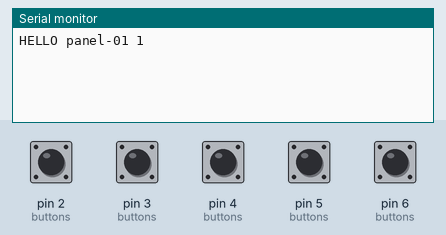
This sketch was run on a simulated Arduino Uno, built with avr-gcc and run on an emulated ATmega328P. Parts: the last lines printed to the serial monitor. Inputs (shaded band) come from the test bench; at power-on: pin 2 (buttons), pin 3 (buttons), pin 4 (buttons), pin 5 (buttons), pin 6 (buttons) HIGH.

Above: at 1.2 s.
1.3 s: pin 2 (buttons) pulled LOW for 0.15 s
At 2.4 s:
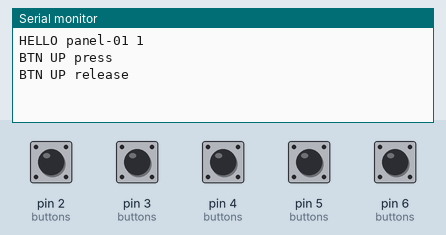
2.9 s: pin 3 (buttons) pulled LOW for 0.15 s
At 3.7 s:
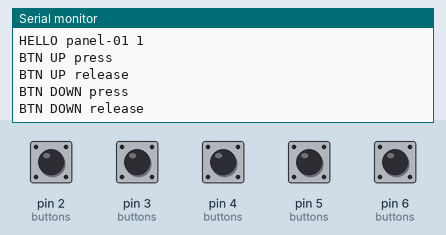
4.5 s: pin 4 (buttons) pulled LOW for 0.15 s
At 5.8 s:
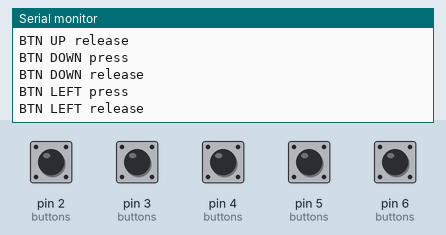
6.1 s: pin 5 (buttons) pulled LOW for 0.15 s
At 7.3 s:
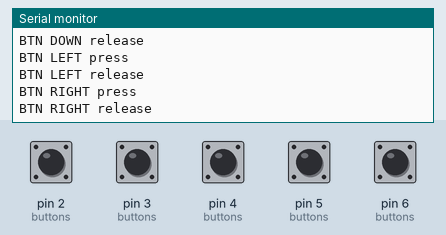
7.7 s: pin 6 (buttons) pulled LOW for 0.15 s
At 8.5 s:
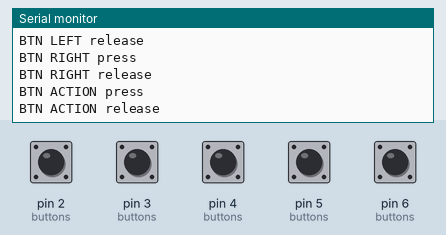

The sketch:

arduino.ino
```cpp
/*
 * Control del Reactor - Firmware del panel de 5 botones.
 * (El archivo se llama arduino.ino porque el Arduino IDE exige que coincida con el nombre de su carpeta.)
 *
 * Lee los botones (ARRIBA, ABAJO, IZQUIERDA, DERECHA, ACCION) y envia cada
 * cambio al PC por el puerto serial USB, una linea de texto por evento.
 * Formato completo en hardware/README.md (seccion "Comunicacion USB").
 *
 *   Arduino -> PC:  HELLO <deviceId> <version>   (al iniciar y al recibir "WHO")
 *                   BTN <BOTON> press|release
 *   PC -> Arduino:  WHO                          (pide repetir el HELLO)
 *
 * Conexion: cada boton entre su pin y GND (se usa la resistencia pull-up interna).
 */

#include <Arduino.h>

// ---- Configuracion -------------------------------------------------------
static const char DEVICE_ID[] = "panel-01";   // Debe ser unico por panel
static const uint8_t PROTOCOL_VERSION = 1;
static const unsigned long BAUD_RATE = 9600;
static const unsigned long DEBOUNCE_MS = 20;  // Tiempo que la lectura debe ser estable

struct Button {
  const char *name;        // Codigo del protocolo (PROTOCOL.md)
  uint8_t pin;
  bool pressed;            // Estado ya notificado al PC
  bool lastReading;        // Ultima lectura cruda
  unsigned long lastChange;
};

static Button buttons[] = {
  {"UP",     2, false, false, 0},
  {"DOWN",   3, false, false, 0},
  {"LEFT",   4, false, false, 0},
  {"RIGHT",  5, false, false, 0},
  {"ACTION", 6, false, false, 0},
};
static const uint8_t BUTTON_COUNT = sizeof(buttons) / sizeof(buttons[0]);

// ---- Entrada serial (comando WHO) ----------------------------------------
static char inputBuffer[16];
static uint8_t inputLength = 0;

static void sendHello() {
  Serial.print(F("HELLO "));
  Serial.print(DEVICE_ID);
  Serial.print(' ');
  Serial.println(PROTOCOL_VERSION);
}

static void sendButtonEvent(const Button &button, bool pressed) {
  Serial.print(F("BTN "));
  Serial.print(button.name);
  Serial.println(pressed ? F(" press") : F(" release"));
}

static void handleCommand(const char *command) {
  if (strcmp(command, "WHO") == 0) {
    sendHello();
  }
}

static void readSerialCommands() {
  while (Serial.available() > 0) {
    char c = (char)Serial.read();
    if (c == '\r') {
      continue;
    }
    if (c == '\n') {
      inputBuffer[inputLength] = '\0';
      handleCommand(inputBuffer);
      inputLength = 0;
    } else if (inputLength < sizeof(inputBuffer) - 1) {
      inputBuffer[inputLength++] = c;
    } else {
      inputLength = 0;  // Linea demasiado larga: se descarta
    }
  }
}

// ---- Botones con anti-rebote ---------------------------------------------
static void scanButtons() {
  unsigned long now = millis();
  for (uint8_t i = 0; i < BUTTON_COUNT; i++) {
    Button &button = buttons[i];
    bool reading = (digitalRead(button.pin) == LOW);  // LOW = presionado (pull-up)

    if (reading != button.lastReading) {
      button.lastReading = reading;
      button.lastChange = now;
    }
    if ((now - button.lastChange) >= DEBOUNCE_MS && reading != button.pressed) {
      button.pressed = reading;
      sendButtonEvent(button, reading);
    }
  }
}

void setup() {
  for (uint8_t i = 0; i < BUTTON_COUNT; i++) {
    pinMode(buttons[i].pin, INPUT_PULLUP);
  }
  Serial.begin(BAUD_RATE);
  while (!Serial) {
    ;  // Placas con USB nativo (Leonardo/Micro) esperan a que el PC abra el puerto
  }
  sendHello();
}

void loop() {
  readSerialCommands();
  scanButtons();
}
```

Measured:
- after the input at 1.3 s, the serial monitor: prints a new line at once (image 1)
- after the input at 2.9 s, the serial monitor: prints a new line at once (image 2)
- after the input at 4.5 s, the serial monitor: prints a new line at once (image 3)
- after the input at 6.1 s, the serial monitor: prints a new line at once (image 4)
- after the input at 7.7 s, the serial monitor: prints a new line at once (image 5)
